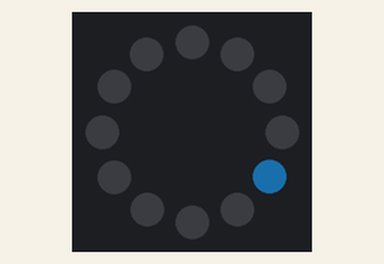
This program was run on a simulated MicroPython board. Parts: 12 RGB LEDs in a ring, first at the top, clockwise. Dim RGB values are drawn brighter than linear; random numbers come from a fixed seed.

Above: at 1.06 s.
At 5.86 s:
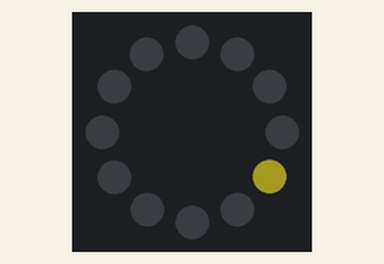
At 10.65 s:
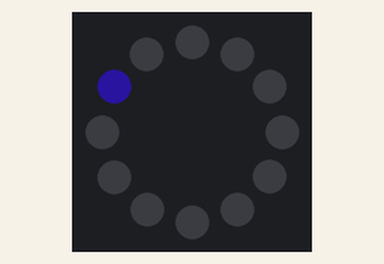
At 20.35 s:
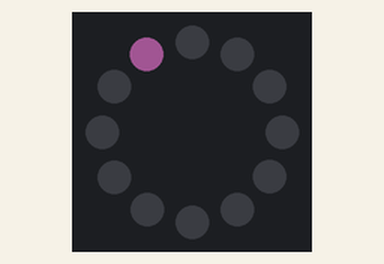
At 30.36 s:
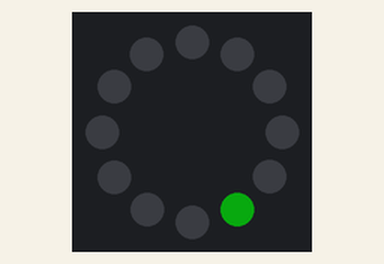
At 39.76 s:
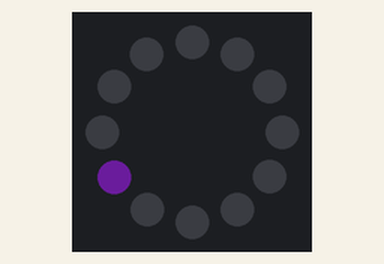

The program:

neo_spin_best.py
```python
# Imports
from machine import Pin, ADC
from neopixel import NeoPixel
import time
import random

# Define the strip pin number (2) and number of LEDs (12)
ring = NeoPixel(Pin(2), 12)

# Turn off all LEDs before program start
ring.fill((0,0,0))
ring.write()
time.sleep(1)

while True:

    # Select a random LED
    randomled = random.randint(0,11)

    # Create random RGB values
    r = random.randint(0,50)
    g = random.randint(0,50)
    b = random.randint(0,50)

    # Light the random LED in a random colour
    ring[randomled] = (r,g,b)
    ring.write()

    # Show the light for this long
    time.sleep(0.05)

    #Clear the ring at the end of each loop
    ring.fill((0,0,0))
    ring.write()
```
